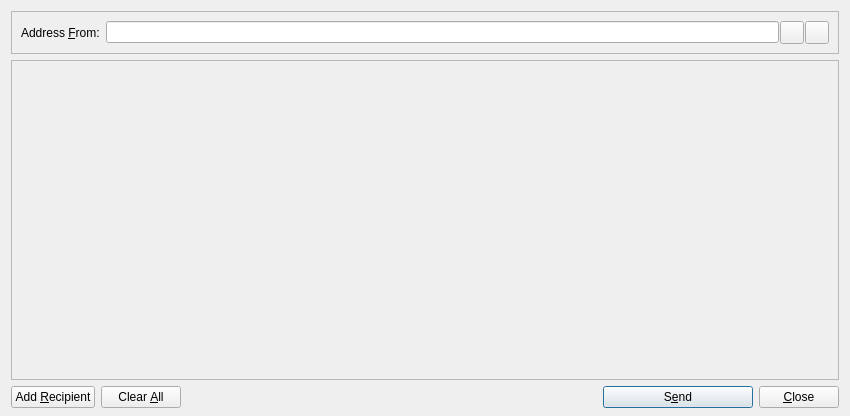
<?xml version="1.0" encoding="UTF-8"?>
<ui version="4.0">
 <class>SendMessagesDialog</class>
 <widget class="QDialog" name="SendMessagesDialog">
  <property name="geometry">
   <rect>
    <x>0</x>
    <y>0</y>
    <width>850</width>
    <height>416</height>
   </rect>
  </property>
  <property name="windowTitle">
   <string>Send Messages</string>
  </property>
  <property name="styleSheet">
   <string notr="true">QDialog {
        background-color: #ffffff;
        color: black;
}

QMainWindow {
        color: black;
        background-color: #ffffff;
        border: none;
}

QMenu {
        background-color: #ffffff;
        color: black;
}

QMenu::item:selected {
        background-color: #0e585f;
        color: white;
}

QMenu::item:hover {
        background-color: #0e585f;
        color: white;
}

QProgressBar {
        background-color: #0e585f;
        border-radius: 6px;
        text-align: center;
        color: black;
}

QProgressBar::chunk {
        background: QLinearGradient(x1: 0, y1: 0, x2: 1, y2: 0, stop: 0 #000000, stop: 1 #0e585f);
        border-radius: 6px; margin: 0px;
}

QScrollArea {
        border-radius: 1px;
        border-width: 0;
        border-style: none;
        padding: 2px;
        background-color: #000000;
        color: white;
}

QFormLayout {
        border-radius: 6px;
        border-width: 0;
        border-style: none;
        padding: 8px;
        background-color: #000000;
        color: white;
}

QCheckBox {
        border-radius: 4px;
        border-width: 0;
        border-style: none;
        padding: 8px;
        background-color: #0e585f;
        color: white;
}

QVBoxLayout {
        border-radius: 6px;
        border-width: 0;
        border-style: none;
        padding: 8px;
        background-color: #000000;
        color: white;
}

QFrame#central {
        background-color: #0e585f;
        border: none;
}

QFrame#SendCoinsEntry {
        background-color: #ffffff;
        border: none;
        min-width: 10em;
        padding: 6px;
}

QFrame#frame, QFrame#frame_2, QFrame#frame_3 {
        background-color: #0e585f;
        border-style: plain;
        border-width: 20px;
        border-radius: 15px;
        border-color: #ffffff;
        min-width: 10em;
        padding: 6px;
}

QLabel {
        background-color: transparent;
        color: white;
        font-weight: normal;
}

QLabel[openExternalLinks=true], QHeaderView {
        color: #aaaaaa;
}

QLabel[openExternalLinks=false] {
        color: white;
        font-weight: normal;
}

QPushButton, QToolButton, QDialogButtonBox {
        border: 2px solid #000000;
        border-radius: 3px;
        background-color: #0e585f;
        color: white;
        padding: 6px;
        margin: 6px;
}

QPushButton:checked, QToolButton:checked {
        color: #e86941;
}

QPushButton:pressed, QToolButton:pressed {
        border-color: #e86941;
        color: #e86941;
}

QPushButton:disabled, QToolButton:disabled {
        color: #444;
        background-color: #0a393d;
}

scrollAreaWidgetContents QToolButton {
        border-radius: 8px;
        border-width: 0px;
}

scrollAreaWidgetContents {
        background: #222222;
}

scrollAreaWidgetContents &gt; QFrame {
        background-color: #222222;
        border-width: 0px;
        border-style: none;
}

QToolBar {
        background: #ffffff;
        border: 0px solid black;
        padding: 3px;
}

QToolBar::handle {
        image: url(handle.png);
}

QMenuBar {
        background: #ffffff;
}

QMenuBar::item {
        background: #ffffff;
        color: black;
}

QStatusBar {
        background: #ffffff;
}

QLineEdit {
        border-radius: 6px;
        border-width: 1px;
        border-color: #222222;
        padding: 8px;
        background-color: #0e585f;
        color: white;
}

QLineEdit:disabled {
        border-radius: 6px;
        border-width: 1px;
        border-color: #222222;
        padding: 8px;
        background-color: #0a393d;
        color: black;
}

QComboBox {
        border-radius: 8px;
        border-width: 0;
        border-style: none;
        padding: 4px;
        background-color: #0e585f;
        color: white;
}

payAmount {
        border-radius: 8px;
        border-width: 0;
        border-style: none;
        padding: 4px;
        background-color: #0e585f;
        color: white;
}

QComboBox::drop-down {
        border-width: 0;
        border-style: none;
        background-color: #0e585f;
        color: white;
}

QTableView {
        background: #0e585f;
        color: white;
        border-style: none;
        selection-background-color: #367379;
        alternate-background-color: #0e585f;
        selection-color: #000000;
        border: 0px solid black;
}

QHeaderView {
        color: #aaaaaa;
        background-color: #0e585f;
        background-image: none;
}

QHeaderView::section {
        color: #aaaaaa;
        background-color: #0e585f;
}

QHeaderView::section:checked {
        background-color: #0e585f;
}

QTabWidget {
        background: #0e585f;
}

QTabWidget::pane {
        border-top: 1px solid #000000;
        border: 2px solid #000000;
        border-bottom-left-radius: 8px;
        border-bottom-right-radius: 8px;
        border-top-right-radius: 8px;
        background: #0e585f;
}

QTabWidget::tab-bar {
        left: 5px;
}

</string>
  </property>
  <layout class="QVBoxLayout" name="verticalLayout" stretch="0,1,0">
   <property name="bottomMargin">
    <number>8</number>
   </property>
   <item>
    <widget class="QFrame" name="frameAddressFrom">
     <property name="sizePolicy">
      <sizepolicy hsizetype="Expanding" vsizetype="Expanding">
       <horstretch>0</horstretch>
       <verstretch>0</verstretch>
      </sizepolicy>
     </property>
     <property name="maximumSize">
      <size>
       <width>16777215</width>
       <height>16777215</height>
      </size>
     </property>
     <property name="frameShape">
      <enum>QFrame::StyledPanel</enum>
     </property>
     <property name="frameShadow">
      <enum>QFrame::Sunken</enum>
     </property>
     <layout class="QHBoxLayout" name="horizontalLayout_3">
      <item>
       <widget class="QLabel" name="addressFromLabel">
        <property name="styleSheet">
         <string notr="true">QLabel {
        background-color: transparent;
        color: black;
        font-weight: normal;
}</string>
        </property>
        <property name="text">
         <string>Address &amp;From:</string>
        </property>
        <property name="buddy">
         <cstring>addressFrom</cstring>
        </property>
       </widget>
      </item>
      <item>
       <layout class="QHBoxLayout" name="horizontalLayout_4">
        <property name="spacing">
         <number>1</number>
        </property>
        <item>
         <widget class="QValidatedLineEdit" name="addressFrom"/>
        </item>
        <item>
         <widget class="QToolButton" name="addressBookButton">
          <property name="toolTip">
           <string>Choose address from address book</string>
          </property>
          <property name="text">
           <string/>
          </property>
          <property name="icon">
           <iconset resource="../bitcoin.qrc">
            <normaloff>:/icons/address-book</normaloff>:/icons/address-book</iconset>
          </property>
          <property name="shortcut">
           <string>Alt+A</string>
          </property>
         </widget>
        </item>
        <item>
         <widget class="QToolButton" name="pasteButton">
          <property name="toolTip">
           <string>Paste address from clipboard</string>
          </property>
          <property name="text">
           <string/>
          </property>
          <property name="icon">
           <iconset resource="../bitcoin.qrc">
            <normaloff>:/icons/editpaste</normaloff>:/icons/editpaste</iconset>
          </property>
          <property name="shortcut">
           <string>Alt+P</string>
          </property>
         </widget>
        </item>
       </layout>
      </item>
     </layout>
    </widget>
   </item>
   <item>
    <widget class="QScrollArea" name="scrollArea">
     <property name="widgetResizable">
      <bool>true</bool>
     </property>
     <widget class="QWidget" name="scrollAreaWidgetContents">
      <property name="geometry">
       <rect>
        <x>0</x>
        <y>0</y>
        <width>828</width>
        <height>268</height>
       </rect>
      </property>
      <layout class="QVBoxLayout" name="verticalLayout_2">
       <property name="leftMargin">
        <number>0</number>
       </property>
       <property name="topMargin">
        <number>0</number>
       </property>
       <property name="rightMargin">
        <number>0</number>
       </property>
       <property name="bottomMargin">
        <number>0</number>
       </property>
       <item>
        <layout class="QVBoxLayout" name="entries">
         <property name="spacing">
          <number>6</number>
         </property>
        </layout>
       </item>
       <item>
        <spacer name="verticalSpacer">
         <property name="orientation">
          <enum>Qt::Vertical</enum>
         </property>
         <property name="sizeHint" stdset="0">
          <size>
           <width>20</width>
           <height>40</height>
          </size>
         </property>
        </spacer>
       </item>
      </layout>
     </widget>
    </widget>
   </item>
   <item>
    <layout class="QHBoxLayout" name="horizontalLayout">
     <item>
      <widget class="QPushButton" name="addButton">
       <property name="toolTip">
        <string>Send to multiple recipients at once</string>
       </property>
       <property name="text">
        <string>Add &amp;Recipient</string>
       </property>
       <property name="icon">
        <iconset resource="../bitcoin.qrc">
         <normaloff>:/icons/add</normaloff>:/icons/add</iconset>
       </property>
       <property name="autoDefault">
        <bool>false</bool>
       </property>
      </widget>
     </item>
     <item>
      <widget class="QPushButton" name="clearButton">
       <property name="sizePolicy">
        <sizepolicy hsizetype="Minimum" vsizetype="Fixed">
         <horstretch>0</horstretch>
         <verstretch>0</verstretch>
        </sizepolicy>
       </property>
       <property name="toolTip">
        <string>Remove all transaction fields</string>
       </property>
       <property name="text">
        <string>Clear &amp;All</string>
       </property>
       <property name="icon">
        <iconset resource="../bitcoin.qrc">
         <normaloff>:/icons/remove</normaloff>:/icons/remove</iconset>
       </property>
       <property name="autoRepeatDelay">
        <number>300</number>
       </property>
       <property name="autoDefault">
        <bool>false</bool>
       </property>
      </widget>
     </item>
     <item>
      <spacer name="horizontalSpacer">
       <property name="orientation">
        <enum>Qt::Horizontal</enum>
       </property>
       <property name="sizeHint" stdset="0">
        <size>
         <width>40</width>
         <height>20</height>
        </size>
       </property>
      </spacer>
     </item>
     <item>
      <widget class="QPushButton" name="sendButton">
       <property name="minimumSize">
        <size>
         <width>150</width>
         <height>0</height>
        </size>
       </property>
       <property name="toolTip">
        <string>Confirm the send action</string>
       </property>
       <property name="text">
        <string>S&amp;end</string>
       </property>
       <property name="icon">
        <iconset resource="../bitcoin.qrc">
         <normaloff>:/icons/send</normaloff>:/icons/send</iconset>
       </property>
       <property name="default">
        <bool>true</bool>
       </property>
      </widget>
     </item>
     <item>
      <widget class="QPushButton" name="closeButton">
       <property name="text">
        <string>&amp;Close</string>
       </property>
       <property name="icon">
        <iconset resource="../bitcoin.qrc">
         <normaloff>:/icons/quit</normaloff>:/icons/quit</iconset>
       </property>
      </widget>
     </item>
    </layout>
   </item>
  </layout>
 </widget>
 <customwidgets>
  <customwidget>
   <class>QValidatedLineEdit</class>
   <extends>QLineEdit</extends>
   <header>qvalidatedlineedit.h</header>
  </customwidget>
 </customwidgets>
 <resources>
  <include location="../bitcoin.qrc"/>
 </resources>
 <connections/>
</ui>
